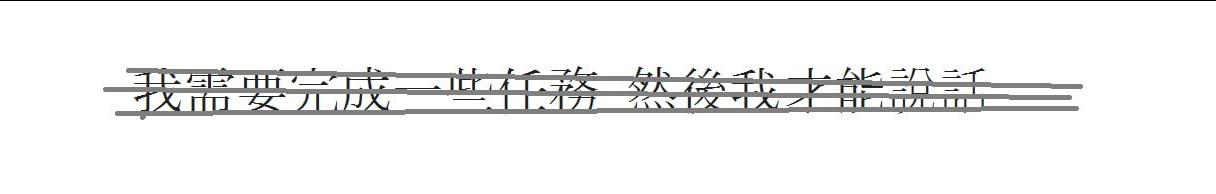
#> input picture Лабораторная 4/kitai.jpg, 1216 x 194 px
$ jupyter execute --allow-errors lab4_Binarization_And_Detection_new.ipynb   (shell and % lines are left out)
#> lines starting #> are read from the running program, lines starting #| are printed output that depends on the picture; after the words box and inside, x2 and y2 are one past the last pixel; in counts of white or black regions, pixels touching at a corner belong together
# Лабораторная работа 4. Бинаризация и выделение границ.

В этой работе рассматриваются различные виды цифровой обработки изображений.

Цель лабораторной работы:
1. Бинаризация
2. Выделение границ

[cell 1]
import sys
import matplotlib.pyplot as plt
import cv2 as cv
import numpy as np

# Изменим стандартный размер графиков matplotlib
plt.rcParams["figure.figsize"] = [6, 4]

## 1 Бинаризация

В обработке изображений часто используется процедура пороговой бинаризации -- разбиения изображения на две области, одна из которых содержит все пиксели со значением ниже некоторого порога, а другая содержи все пиксели со значением выше этого порога.
Оптимальная пороговая сегментация основана на приближении гистограммы изображения к некоторой кривой с использованием весовых сумм двух или более вероятностей интенсивности с нормальным распределением. Тогда порог - это набор ближайших уровней яркости, соответствующих минимуму вероятности между максимумами двух или более нормальных распределений.

<figure>
<center>

<figcaption> Пример выбора порога</figcaption></center>
</figure>

Примеры бинаризации изображений будем рассматривать на изображении хлорелл под микроскопом

[cell 2]
image1 = cv.imread('./bloodcells.png')
image2 = cv.imread('./chlorella.png')
#> (the rest of this cell did not finish here and is left out)

### 1.1 Бинаризация полутоновых изображений (пороговая фильтрация).

Рассмотрим простую бинаризацию на примере полутонового изображения.

Бинаризация полутоновых изображений осуществляется просто. Для каждого пикселя применяется одно и то же пороговое значение. Если значение пикселя меньше порогового значения, оно имеет значение 0, в противном случае — максимальное значение. В библиотеке OpenCV есть функция для бинаризации изображений cv.threshold(), для применения пороговых значений. Функция принимает несколько параметров:
- image -- изображение, к которому применяется бинаризация;
- threshold -- пороговое значение;
- maxval -- максимальное значение, которое присваивается значениям пикселей, превышающим пороговое значение;
- type -- тип порога.

OpenCV предоставляет различные типы пороговых значений:
- cv.THRESH_BINARY
$$
\begin{equation*}
out(x, y) =
 \begin{cases}
   maxval \; &\textit{if image(x, y) > threshold } \\
   0 \; &\textit{иначе}
 \end{cases}
\end{equation*}
$$
- cv.THRESH_BINARY_INV
$$
\begin{equation*}
out(x, y) =
 \begin{cases}
   0 \; &\textit{if image(x, y) > threshold } \\
   maxval \; &\textit{иначе}
 \end{cases}
\end{equation*}
$$
- cv.THRESH_TRUNC
$$
\begin{equation*}
out(x, y) =
 \begin{cases}
   threshold \; &\textit{if image(x, y) > threshold } \\
   image(x,y) \; &\textit{иначе}
 \end{cases}
\end{equation*}
$$
- cv.THRESH_TOZERO
$$
\begin{equation*}
out(x, y) =
 \begin{cases}
   image(x, y) \; &\textit{if image(x, y) > threshold } \\
   0 \; &\textit{иначе}
 \end{cases}
\end{equation*}
$$
- cv.THRESH_TOZERO_INV
$$
\begin{equation*}
out(x, y) =
 \begin{cases}
   0 \; &\textit{if image(x, y) > threshold } \\
   image(x, y) \; &\textit{иначе}
 \end{cases}
\end{equation*}
$$

Подробнее по типам смотри [документацию](https://docs.opencv.org/4.x/d7/d1b/group__imgproc__misc.html#gaa9e58d2860d4afa658ef70a9b1115576)

[cell 3]
threshold = 250
#> (the rest of this cell did not finish here and is left out)

### 1.2 Бинаризация Оцу (Otsu's Binarization)

Для определения оптимального порога бинаризации предложено большое количество различных подходов. Наиболее удачным из них является подход Оцу, который предполагает не только определение оптимального порога бинаризации, но и вычисление некоторого критерия бимодальности, т.е оценку того, действительно ли исследуемая гистограмма содержит именно две моды (два выраженных пика).
Подробнее про метод Оцу и алгоритм его работы можно почитать [здесь](https://docs.opencv.org/4.x/d7/d4d/tutorial_py_thresholding.html) и [здесь](https://ru.wikipedia.org/wiki/%D0%9C%D0%B5%D1%82%D0%BE%D0%B4_%D0%9E%D1%86%D1%83)

Для использования этого метода в opencv используется таже функция cv.threshold(), в которой в качестве дополнительного флага передается параметр cv.THRESH_OTSU. Пороговое значение может быть выбрано произвольным. Затем алгоритм находит оптимальное пороговое значение, которое возвращается в качестве первого значения кортежа.

Работу метода Оцу рассмотрим на примере:

[cell 4]
threshold = 120
#> (the rest of this cell did not finish here and is left out)

### 1.3 Адаптивная бинаризация.

В простой полутоновой бинаризации в качестве порога используется одно значение. Но это может быть не во всех случаях, например, если изображение имеет разные условия освещения в разных областях. В этом случае может помочь адаптивное пороговое значение. Здесь алгоритм определяет порог для пикселя на основе небольшой области вокруг него. Таким образом, мы получаем разные пороги для разных областей одного и того же изображения, что дает лучшие результаты для изображений с различной освещенностью.

Помимо описанных выше параметров, метод `cv.adaptiveThreshold()` принимает три входных параметра:

- **AdaptiveMethod** решает, как вычисляется пороговое значение:
    + `cv.ADAPTIVE_THRESH_MEAN_C`: Пороговое значение представляет собой среднее значение площади окрестностей минус константа C.
    + `cv.ADAPTIVE_THRESH_GAUSSIAN_C`: Пороговое значение представляет собой гауссово-взвешенную сумму значений окрестностей минус константа C.
- **BlockSize** определяет размер области соседства, а C — константа, которая вычитается из средней или взвешенной суммы соседних пикселей.

[cell 5]
image = cv.imread('./exmpl.jpg')
#> (the rest of this cell did not finish here and is left out)

### 1.4 Сегментация многомодальных изображений (Мультипороговая гистограммная бинаризация)

<figure>
<center>

<figcaption> Пример сегментации</figcaption></center>
</figure>

Сегментация многомодальных изображений - специально разработанный для данного класса задач, метод статистического выделения мод позволяет оценивать количество и степень выраженности мод гистограммы, опираясь на соответствующий график статистической производной (функции локальной разделимости), представляющий собой график значений критерия Оцу, вычисляемых в локальном скользящем окне, согласованном по ширине с ожидаемой шириной моды гистограммы.

# 2 Выделение границ.

Традиционно, рассматриваются две модели краев: "ступенька" и "излом". Точкам контура типа "ступенька" соответствуют точки смены знака второй производной, а точкам контура типа "излом" - точки смены знака первой производной изображения. Здесь делается допущение, что изображение это непрерывная и два раза дифференцируемая функция f(x,y). В действительности это допущение будет корректным, если перед взятием производной - изображение сгладить (отфильтровать) тем или иным способом.

Из методов обнаружения края при помощи различных дифференциальных операторов наиболее известны операторы Робертса (Roberts), Собеля (Sobel), Канни (Canny), оператор Лапласа и Лапласиан Гаусcиана (LoG).

## 2.1 Операторы вычисления векторов градиентов

Операторы Робертса и Собеля реализуются путем свертки изображения со следующими ядрами:

- Оператор Робертса:
$
M_1 =
 \begin{pmatrix}
  1 & 0 \\
  0 & -1
 \end{pmatrix}
;
M_2 =
 \begin{pmatrix}
  0 & -1\\
  1 & 0
 \end{pmatrix}
.
$

- Оператор Собеля:
$
M_x =
\begin{pmatrix}
 1 & 0 & -1 \\
 2 & 0 & -2 \\
 1 & 0 & -1
 \end{pmatrix}
;
M_y =
\begin{pmatrix}
 1  & 2  & 1 \\
 0  & 0  & 0 \\
 -1 & -2 & -1
 \end{pmatrix}
.
$

Исследования показали, что оператор Робертса не является в достаточной мере помехозащищенным. Оператор Собеля обеспечивает вполне удовлетворительные результаты при обработке реальных изображений.
В каждой точке изображения приближённое значение величины градиента можно вычислить путём использования полученных приближенных значений производных:
$ G = \sqrt{G^2_x + G^2_y} $,
где $ G_x = M_x * Image $, а  $ G_y = M_y * Image $
Символ $*$ здесь - это операция свертки.
Используя эту информацию, мы можем также вычислить направление градиента:
${\displaystyle \mathbf {\Theta } =\operatorname {arctan} \left({\mathbf {G} _{y} \over \mathbf {G} _{x}}\right)} $,
где, к примеру, угол Θ равен нулю для вертикальной границы, у которой тёмная сторона слева.

[cell 6]
image1 = cv.imread('./lenna.png')
#> (the rest of this cell did not finish here and is left out)

[cell 7]
M1 = np.asarray([[1, 0], [0, -1]])
M2 = np.asarray([[0, -1], [1, 0]])
Mx = np.asarray([[1, 0, -1], [2, 0, -2], [1, 0, -1]])
My = np.asarray([[1, 2, 1], [0, 0, 0], [-1, -2, -1]])

kernels = [M1, M2, Mx, My]

gs = plt.GridSpec(3, 3)
plt.figure(figsize=(15, 15))

titles = ['Оператор Робертcа M1', 'Оператор Робертcа M2', 'Оператор Собеля Mх',
          'Оператор Собеля My', 'Амплитуда градиента G', 'Направление градиента Θ']
numberOfImage = 6
#> (the rest of this cell did not finish here and is left out)

## 2.2 Операторы Лапласа и Лапласиан Гауссиана
Рассмотрим операторы выделения краев на, основанных на вычислении производных.

Простейшим оператором такого рода является оператор Лапласа.

**оператор Лапласа** (Лапласиан) - это дифференциальный оператор, который является обобщением на функции нескольких переменных второй производной функции одной переменной. Обозначается символом $\Delta$. Оператор Лапласа примененный к некоторой функции F ставит в соответствие функцию:
$\Delta F = \frac{\partial^2 F}{\partial x^2_1} + \frac{\partial^2 F}{\partial x^2_2} + \dots + \frac{\partial^2 F}{\partial x^2_n}$ для n-мерного пространства. В случае пространственной обработки изображений чаще всего $n=2$.

Ядро лапласиана размером 3x3 выглядит так:
$$
 \begin{pmatrix}
  -1 & -1 & -1 \\
  -1 & 8 & -1 \\
  -1 & -1 & -1
 \end{pmatrix}
$$
Эта маска позволяет в равной степени учитывать возможные перепады яркости во всех направлениях.

**Лапласиан Гауссиана (LoG)** - это оператор выделения краев ступенчатого типа основанный на использовании оператора Лапласа, примененного после сглаживания изображения гауссовским линейным фильтром или непосредственно осуществляется свертка с маской $\Delta G(\sigma,x,y)$. Этот фильтр также известен как *разность гауссовских распределений* (difference of Gaussians ,DoG), т.к. форма маски $\Delta G(\sigma,x,y)$ хорошо аппроксимируется разностью гауссовских масок $G(\sigma_1) - G(\sigma_2)$ с соотношением $\frac{\sigma_1}{\sigma_2} = 1.7$.

[cell 8]
outImageDepth = cv.CV_16S  # глубина результирующего изображения.
#Т.к. входное изображение 8-битное,
#чтобы избежать переполнения сделаем выходное изображение 16-битное.

#> (the rest of this cell did not finish here and is left out)

## 2.3 Оператор Канни
Оператор Канни использует многоступенчатый алгоритм для обнаружения границ в изображениях.
Алгоритм Канни состоит из следующих шагов:
- сглаживание изображения;
- вычисление градиента. Используются четыре фильтра для обнаружения горизонтальных, вертикальных и диагональных ребер в размытом изображении;
- подавление немаксимумов. Только локальные максимумы отмечаются как границы;
- двойная пороговая фильтрация. Потенциальные границы определяются порогами;
- трассировка области неоднозначности. Итоговые границы определяются путём подавления всех краёв, не связанных с определенными (сильными) границами.

К счастью, нам не нужно реализовывать алгоритм Канни, т.к. его реализация есть в OpenCV.
Алгоритм Канни реализован в OpenCV в функции Canny. Для его настройки его работы нужно передать функции два порога.
Подробнее про алгоритм Канни можно почитать в [документации](https://docs.opencv.org/3.4/da/d22/tutorial_py_canny.html)

[cell 9]
threshold1 = 100
threshold2 = 200
#> (the rest of this cell did not finish here and is left out)

#**Задание. Добиться перевода текста на картике в гугл и яндекс переводчиках. (изображение выдается преподавателем)**

[cell 10]
# Устанавливаем необходимые библиотеки

import cv2
import numpy as np
import matplotlib.pyplot as plt
from google.colab import files

# 1. Загружаем изображение
uploaded = files.upload()
#> the answer given: kitai.jpg
filename = list(uploaded.keys())[0]

# 2. Читаем изображение
img = cv2.imread(filename)
#> img is the input picture: shape (194, 1216, 3); mean B, G, R 241, 241.3, 241.1
img_rgb = cv2.cvtColor(img, cv2.COLOR_BGR2RGB)

# 3. Конвертируем в оттенки серого
gray = cv2.cvtColor(img, cv2.COLOR_BGR2GRAY)

# 4. Серые линии имеют промежуточную яркость (~128),
#    а текст — тёмный (~0-50), фон — светлый (~240-255).
#    Используем пороговую обработку: всё, что темнее порога → чёрное, остальное → белое.
_, binary = cv2.threshold(gray, 100, 255, cv2.THRESH_BINARY)
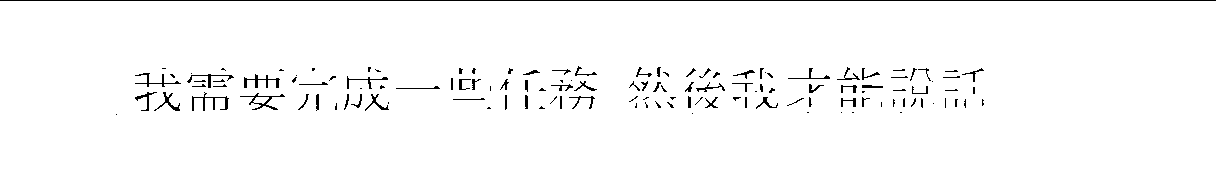
#> binary: shape (194, 1216); 97.8% white; black in thin lines or dots, all inside (x1, y1, x2, y2) = (0, 0, 1216, 115)

# 5. Опционально: морфологическое закрытие для восстановления разрывов в иероглифах
kernel = np.ones((2, 2), np.uint8)
cleaned = cv2.morphologyEx(binary, cv2.MORPH_CLOSE, kernel, iterations=1)
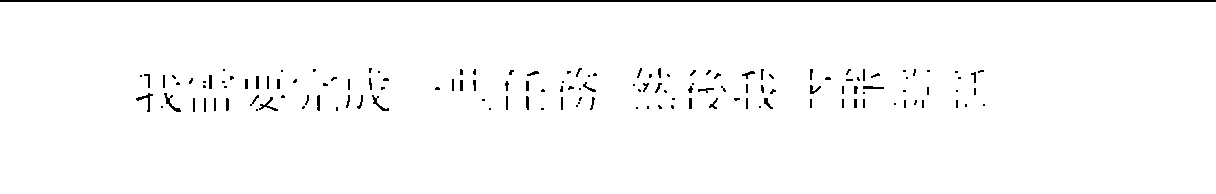
#> cleaned: shape (194, 1216); 97.8% white; 145 black regions (88 under 20 px), largest, box (x1, y1, x2, y2) and area: (0, 0, 1216, 2) 2432, (164, 93, 181, 112) 86, (136, 93, 153, 112) 80

# 6. Показываем результат
fig, axes = plt.subplots(1, 2, figsize=(16, 5))
axes[0].imshow(img_rgb)
axes[0].set_title('Оригинал', fontsize=14)
axes[0].axis('off')

axes[1].imshow(cleaned, cmap='gray')
axes[1].set_title('Результат (линии удалены)', fontsize=14)
axes[1].axis('off')

plt.tight_layout()
plt.show()
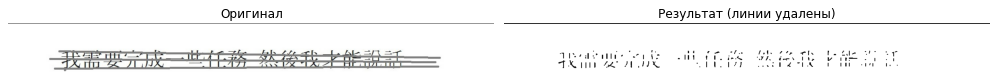
#> figure drawn by matplotlib, 2 panels

# 7. Сохраняем и скачиваем результат
output_filename = 'cleaned_' + filename
cv2.imwrite(output_filename, cleaned)
files.download(output_filename)

$ run again, on Лабораторная 4/kitaiobr.png
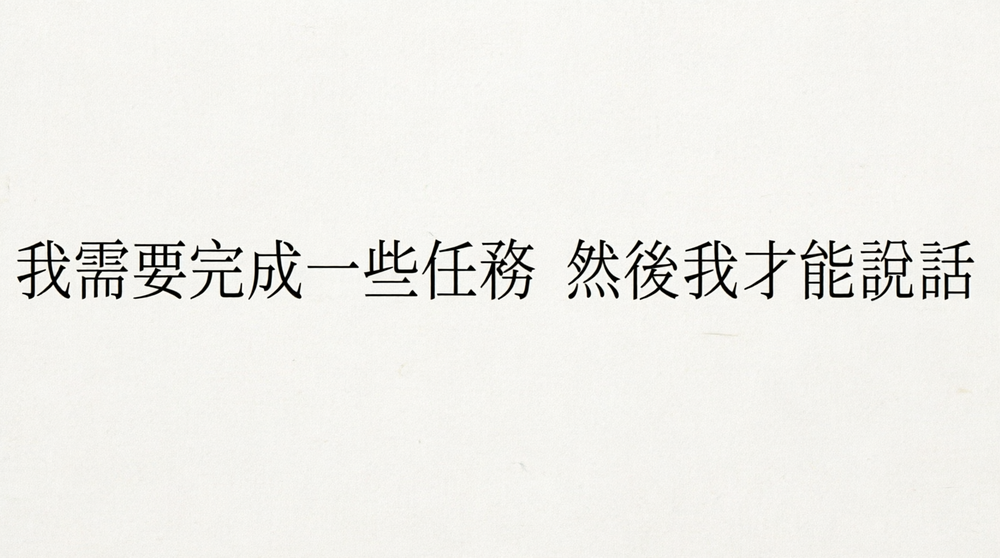
#> input picture Лабораторная 4/kitaiobr.png, 1000 x 558 px, shrunk from 1664 x 928 before the run
#> img is the input picture: shape (558, 1000, 3); mean B, G, R 234.7, 239, 239.7
#> `_, binary = cv2.threshold(gray, 100, 255, cv2.THRESH_BINARY)`:
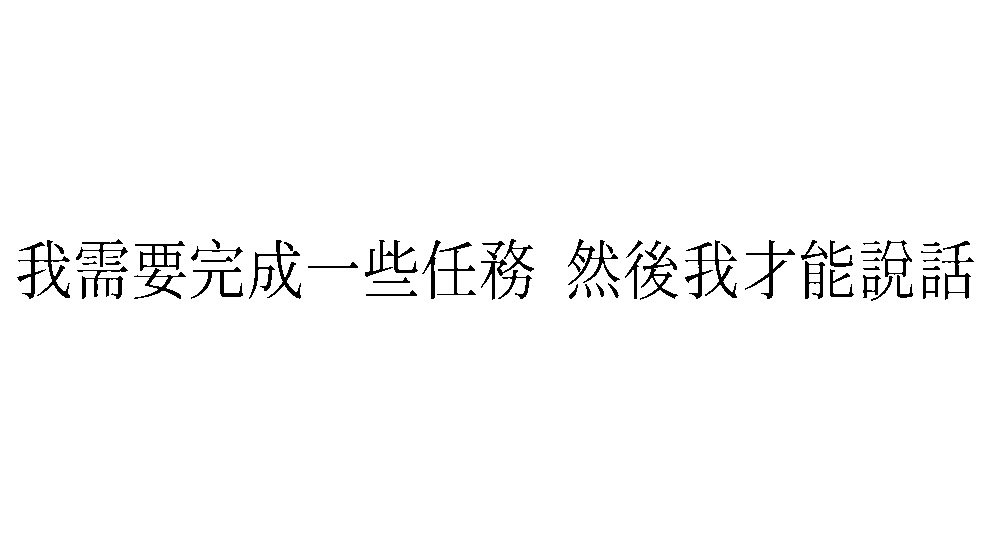
#> binary: shape (558, 1000); 97.9% white; 56 black regions (2 under 20 px), largest, box (x1, y1, x2, y2) and area: (17, 240, 70, 299) 805, (685, 240, 737, 299) 772, (249, 240, 301, 299) 751
#> cleaned: shape (558, 1000); 98% white; 111 black regions (37 under 20 px), largest, box (x1, y1, x2, y2) and area: (251, 241, 302, 299) 730, (747, 241, 796, 300) 468, (136, 242, 185, 272) 450
#> `plt.show()`:
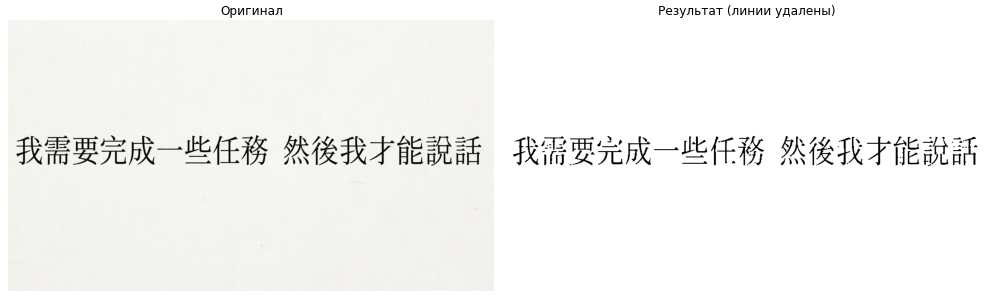
#> figure drawn by matplotlib, 2 panels
